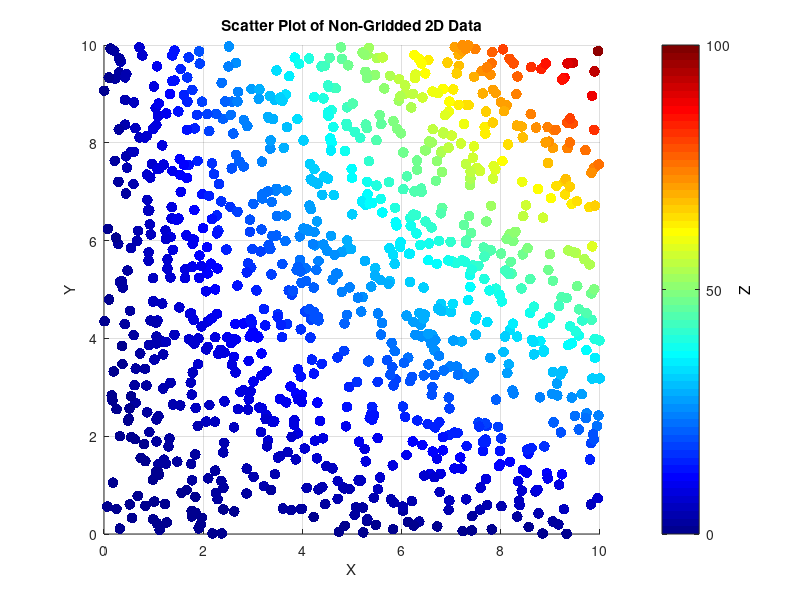

Here is the MATLAB script that generated this plot:
clc; clear all;

% Create scatter plot from non-gridded 2D data

% importdata(filename, delimiter, num_headerlines)
M = importdata('example_data/non_gridded_2D.txt', ' ', 0);

% scatter(x, y, size, color)
% Colors are specified as [r g b] in range 0-1
% Or if color is the same size as x and y, values are mapped to colormap
scatter(M(:,1), M(:,2), 60, M(:,3), 'filled');

xlabel('X');
ylabel('Y');
title('Scatter Plot of Non-Gridded 2D Data');
grid on; 

caxis([0 100]);
colormap(jet);
ch = colorbar;
set(ch, 'YTick', [0 50 100]);
set(get(ch, 'ylabel'), 'string', 'Z');